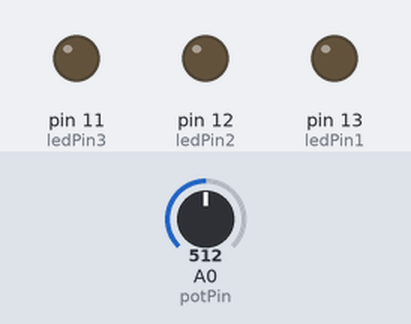
This sketch was run on a simulated Arduino Uno, built with avr-gcc and run on an emulated ATmega328P. Shown: output pins drawn as LEDs (lit = HIGH). The test bench sets the inputs (shaded band); at power-on: A0 (potPin) = 512.

Above: at 1.2 s.
1.3 s: A0 (potPin) set to 847
2.8 s: A0 (potPin) set to 866
At 4.0 s:
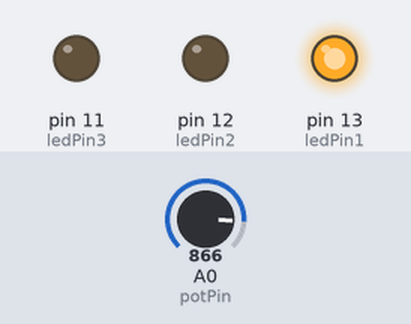
4.3 s: A0 (potPin) set to 716
At 5.2 s:
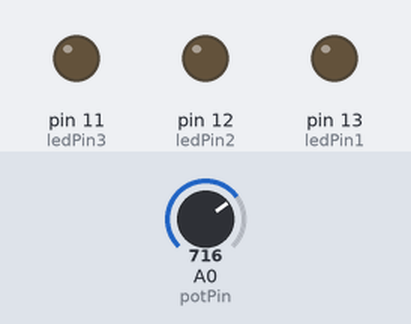
5.8 s: A0 (potPin) set to 900
At 6.3 s:
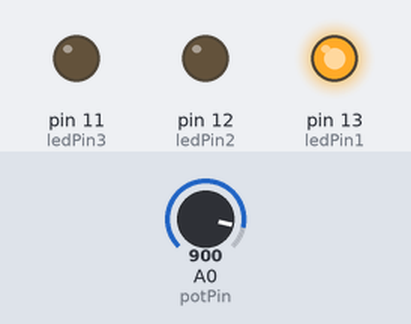
Timing chart, 0 to 8.3 s (numbered marks = the images above; inputs shaded):
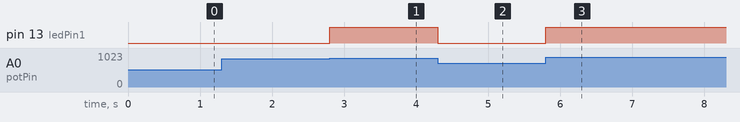

The sketch:

AnalogInput.ino
```cpp
// Definimos los pines para los LEDs
const int ledPin1 = 13;
const int ledPin2 = 12;
const int ledPin3 = 11;

// Definimos el pin para el potenciómetro
const int potPin = A0;

void setup() {
  // Configuramos los pines de los LEDs como salida
  pinMode(ledPin1, OUTPUT);
  pinMode(ledPin2, OUTPUT);
  pinMode(ledPin3, OUTPUT);
}

void loop() {
  // Leemos el valor del potenciómetro (0-1023)
  int potValue = analogRead(potPin);

  // Mapeamos el valor del potenciómetro al rango de brillo (0-255)
  int brightness = map(potValue, 0, 1023, 0, 255);

  // Encendemos los LEDs en función del rango de brillo
  if (brightness > 85) {
    analogWrite(ledPin1, brightness - 85);
  } else {
    analogWrite(ledPin1, 0);
  }

  if (brightness > 170) {
    analogWrite(ledPin2, brightness - 170);
  } else {
    analogWrite(ledPin2, 0);
  }

  if (brightness > 255) {
    analogWrite(ledPin3, brightness - 255);
  } else {
    analogWrite(ledPin3, 0);
  }
}
```

Measured:
- the behaviour switches between 854 and 855 on A0 (potPin) (found by bisection; images 0 and 1)
- after the input at 1.3 s, every drawn part: stays the same
- after the input at 2.8 s, pin 13 (ledPin1): LOW → HIGH at once
- after the input at 4.3 s, pin 13 (ledPin1): HIGH → LOW at once
- after the input at 5.8 s, pin 13 (ledPin1): LOW → HIGH at once
